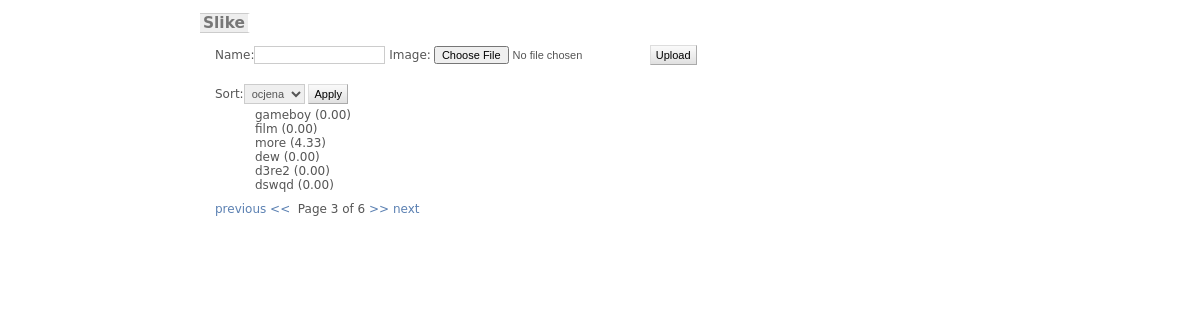
/?page=3, run on the app's committed database.
### galerija/models.py (models this page shows, shortened)
class Slika(models.Model):
	name = models.CharField(max_length=60, blank=True, null=True)
	image = models.FileField(upload_to="images/")
	width = models.IntegerField(blank=True, null=True)
	height = models.IntegerField(blank=True, null=True)
	ocjena = models.DecimalField(default=0.0, max_digits=5, decimal_places=2)
	thumbnail = models.ImageField(upload_to="images/", blank=True, null=True)
	class Meta:
		verbose_name_plural = 'slike'

### galerija/views.py (the view, shortened to what this page needs)
# urls.py: url(r'^$', 'galerija.views.main', name='main'),
def main(request):
	slike = Slika.objects.all()
	parameters = []
	try: page = int(request.GET.get("page", '1'))
	except ValueError: page = 1
	if page != 1 and "parameters" in request.session:
		parameters = request.session["parameters"]
	else:
		request.session["parameters"] = parameters
	if parameters == "ocjena":
		slike = Slika.objects.order_by('-ocjena')
	else:
		slike = Slika.objects.all()
	paginator = Paginator(slike, 6)
	try:
		slike = paginator.page(page)
	except (InvalidPage, EmptyPage):
		request = paginator.page(paginator.num_pages)
	uploadform = SlikaForm()
	applyform = SortForm()
	return render(request, 'galerija/list.html', {'slike': slike, 'media_url': MEDIA_URL, 'uploadform': uploadform, 'applyform': applyform})

### galerija/forms.py
class SlikaForm(ModelForm):
	class Meta:
		model = Slika
		field = ('image', 'name')
		exclude = ('width', 'height', 'ocjena', 'thumbnail')

class SortForm(forms.Form):
	sort = forms.ChoiceField(choices=izbor)

### galerija/templates/galerija/list.html (shortened to what this page needs)
{% extends "pbase.html" %}
{% block content %}
	<div class="main">
        <form action="{% url 'main' %}" method="post" enctype="multipart/form-data">{% csrf_token %}
            {{uploadform}}
            <input type="submit" value="Upload" />
        </form>
        <br />
        <form action="{% url 'main' %}" method="post" enctype="multipart/form-data">{% csrf_token %}
            {{applyform}}
            <input type="submit" value="Apply" />
        </form>
		<ul>
			{% for slik in slike %}
				<div class="title">{{ slik.name }} ({{ slik.ocjena }})</div>
			{% endfor %}
		</ul>
		{% if slike.object_list and slike.paginator.num_pages > 1 %}
		<div class="pagination">
			<span class="step-links">
				{% if slike.has_previous %}
					<a href= "?page={{ slike.previous_page_number }}">previous &lt;&lt; </a>
				{% endif %}
				<span class="current">
					&nbsp;Page {{ slike.number }} of {{ slike.paginator.num_pages }}
				</span>
				{% if slike.has_next %}
					<a href="?page={{ slike.next_page_number }}"> &gt;&gt; next</a>
				{% endif %}
			</span>
		</div>
		{% endif %}
	</div>
{% endblock %}

### jastuk/static/css/base.css (style rules this page uses)
body { margin: 0; padding: 0; font-size: 12px; font-family: "Lucida Grande","DejaVu Sans","Bitstream Vera Sans",Verdana,Arial,sans-serif; color: #333; background: #fff; }
a:link, a:visited { color: #5b80b2; text-decoration: none; }
p, ol, ul, dl { margin: .2em 0 .8em 0; }
form { margin: 0; padding: 0; }
input, textarea, select, .form-row p { margin: 2px 0; padding: 2px 3px; vertical-align: middle; font-family: "Lucida Grande", Verdana, Arial, sans-serif; font-weight: normal; font-size: 11px; }
input[type=text], input[type=password], input[type=email], input[type=url], input[type=number], textarea, select, .vTextField { border: 1px solid #ccc; }
.button, input[type=submit], input[type=button], .submit-row input { background: white url(../img/nav-bg.gif) bottom repeat-x; padding: 3px 5px; color: black; border: 1px solid #bbb; border-color: #ddd #aaa #aaa #ddd; }

### jastuk/templates/pbase.html (style rules this page uses)
* { color: #555; font-size: 1em; }

### data on the page
Slika: name "gameboy", ocjena "0.00"
Slika: name "film", ocjena "0.00"
Slika: name "more", ocjena "4.33"
Slika: name "dew", ocjena "0.00"
Slika: name "d3re2", ocjena "0.00"
Slika: name "dswqd", ocjena "0.00"

### other printed values
{{ slike.number }} "3"
{{ slike.paginator.num_pages }} "6"
